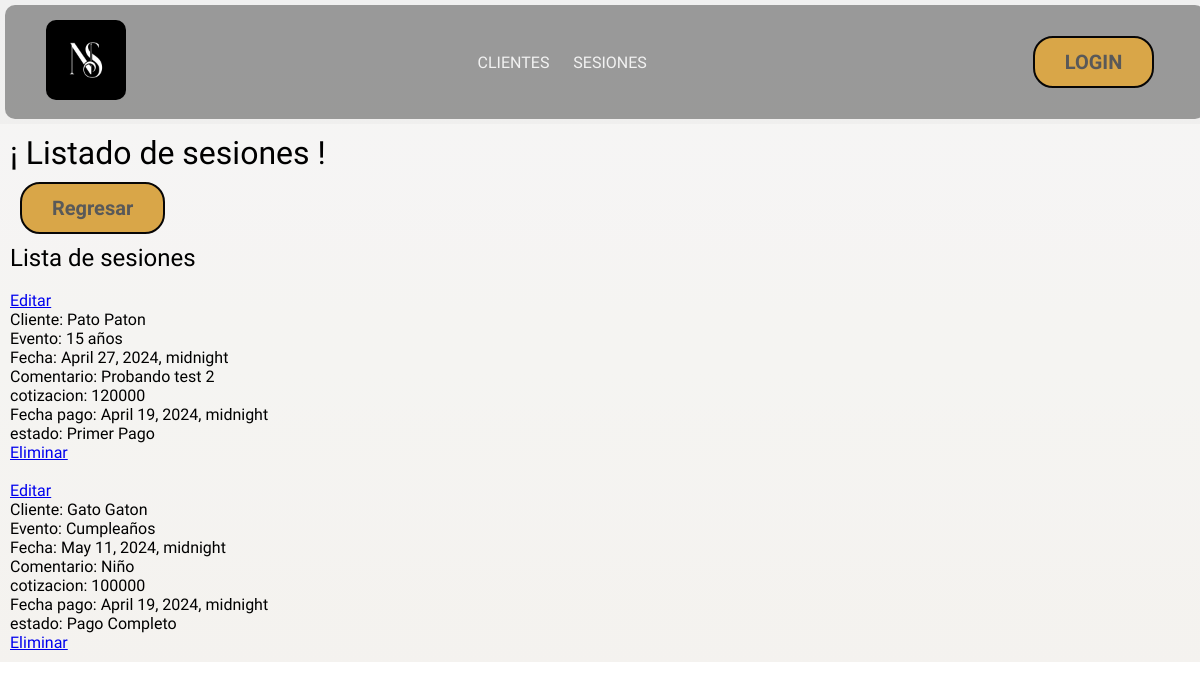
Page /formulario/lista_sesiones/ on the earlier database version.
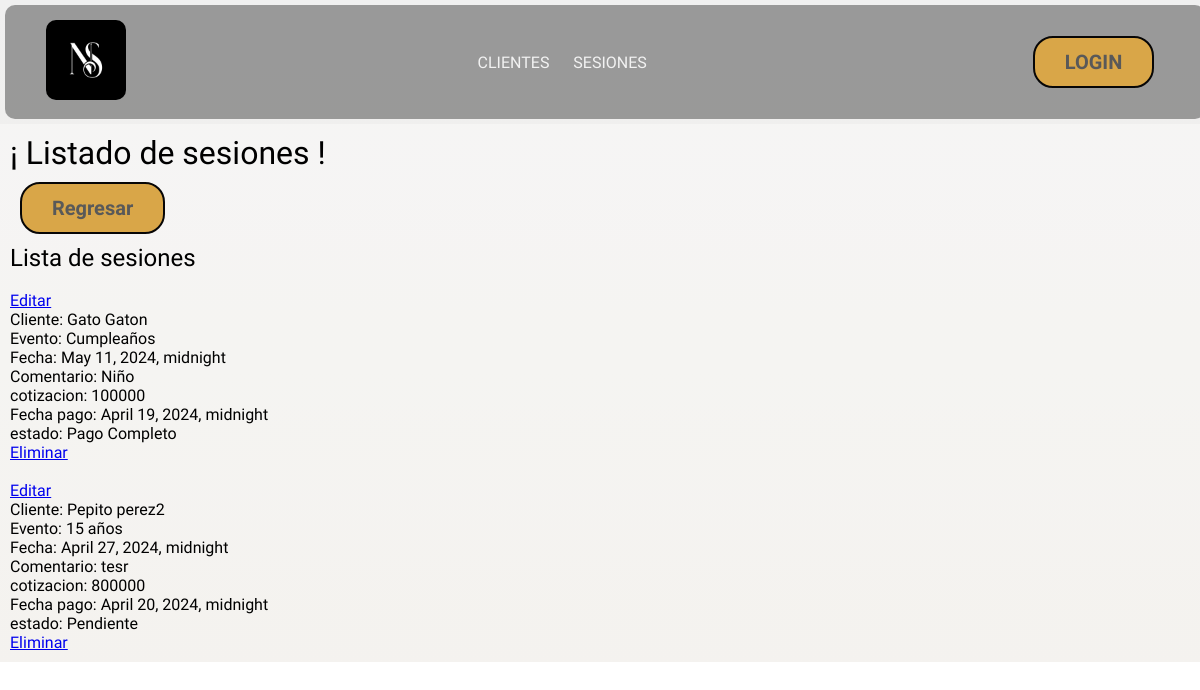
Same page on the later database version.
### formulario/models.py (models this page shows)
class Sesion(models.Model):
  ses_date        = models.DateTimeField(verbose_name='Fecha del evento')
  ses_comment     = models.TextField(verbose_name='Comentarios')
  cotizacion      = models.IntegerField(verbose_name='Cotizacion')
  pay_date        = models.DateTimeField(verbose_name='Fecha de pago')
  usuario         = models.ForeignKey(Usuario, on_delete=models.CASCADE,verbose_name='Cliente')
  event_type      = models.ForeignKey(Event_type, on_delete=models.CASCADE,verbose_name='Tipo de evento')
  pay_status      = models.ForeignKey(Status, on_delete=models.CASCADE,verbose_name='Estado de pago')

class Usuario(models.Model):
  user_doc        = models.IntegerField(verbose_name='Numero de documento')
  user_name       = models.CharField(max_length=40, blank= False, null= False,verbose_name= 'Nombre')
  user_email      = models.EmailField(verbose_name='Correo electronico')
  user_phone      = models.IntegerField(verbose_name='Numero de teléfono')
  fecha_registro  = models.DateTimeField (verbose_name='Fecha de registro',auto_now_add=True)
  def __str__(self):
    return self.user_name

class Event_type(models.Model):
  type      = models.CharField(max_length=30, null=False, blank=False,verbose_name='Nuevo evento')
  def __str__(self):
    return self.type

class Status(models.Model):
  nombre    = models.CharField(max_length=30, null=False, blank=False,verbose_name='Nuevo estado de pago')
  def __str__(self):
    return self.nombre

### formulario/views.py (the view)
# urls.py: path('lista_sesiones/',         views.sesiones_list,  name="lista_sesiones"),
def sesiones_list(request):
  lista_sesiones = Sesion.objects.all()
  return render(request, '1.administrador/lista_sesiones.html', {
    'lista_sesiones': lista_sesiones
  })

### templates/1.administrador/lista_sesiones.html (shortened to what this page needs)
{% extends "layouts/app.html" %}
{% block content %}
<h1>¡ Listado de sesiones !</h1>
{% endblock content %}
{% block registrar %}
<form action="{% url "admin_sesiones" %}">
  <button type="submit"> Regresar </button>
</form>
<h2> Lista de sesiones </h2>
<ul>
  {% for sesion in lista_sesiones %}
  <li>
    <br>
    <a href="{% url "editar_sesion" sesion.id %}"> Editar </a>
    <p>
      Cliente:    {{sesion.usuario}}<br>
      Evento:     {{sesion.event_type}}<br>
      Fecha:      {{sesion.ses_date}}<br>
      Comentario: {{sesion.ses_comment}}<br>
      cotizacion: {{sesion.cotizacion}}<br>
      Fecha pago: {{sesion.pay_date}}<br>
      estado:     {{sesion.pay_status}}<br>
    </p>
    <a href="{% url "delete_sesion" sesion.id %}"> Eliminar </a>
  </li>
  {% endfor %}
</ul>
{% endblock registrar %}

Differences in the rows shown:
removed Sesion: usuario "Pato Paton", event_type "15 años", ses_date "April 27, 2024, midnight", ses_comment "Probando test 2", cotizacion "120000", pay_date "April 19, 2024, midnight", pay_status "Primer Pago"
added Sesion: usuario "Pepito perez2", event_type "15 años", ses_date "April 27, 2024, midnight", ses_comment "tesr", cotizacion "800000", pay_date "April 20, 2024, midnight", pay_status "Pendiente"
